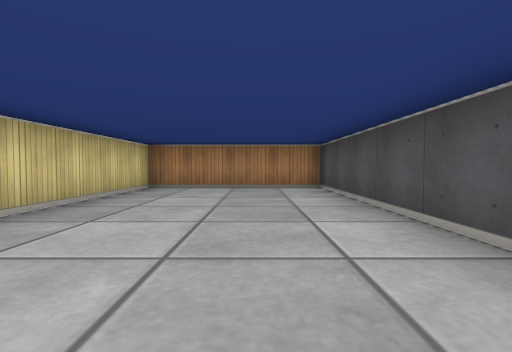
[1] (above)

21 first-person views from a walk through a cub3D level. The camera is about half as high as the walls, tilts 2° down and sees 85° across. The floor is counted in squares. Each view is taken from the middle of a square. On the plan, view 1 faces up. The plan holds only what a view shows up to about 9 squares ahead; the rest is blank.

[2]
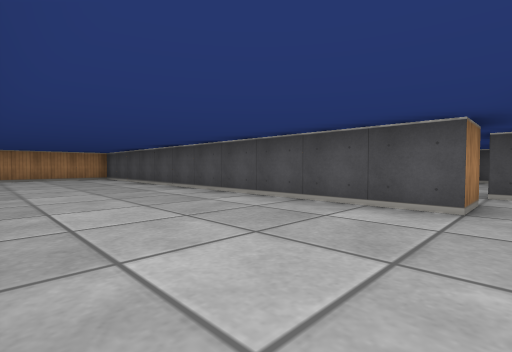

[3]
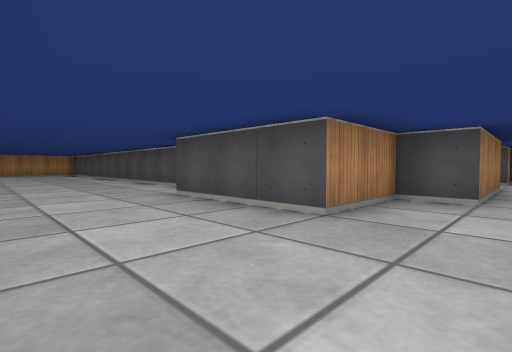

[4]
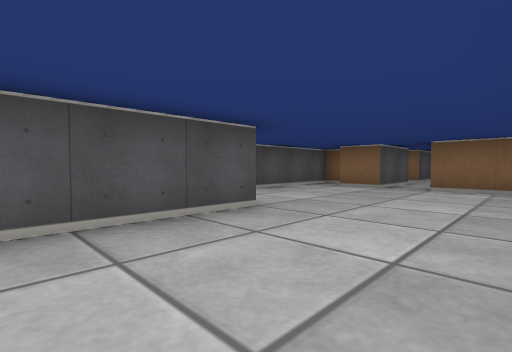

[5]
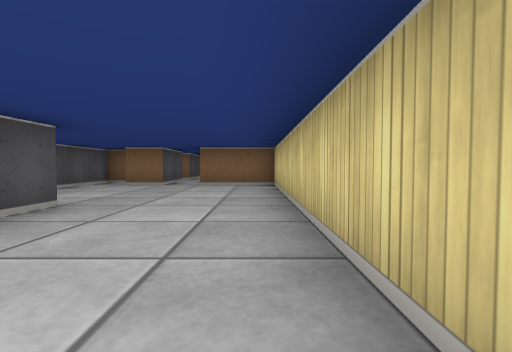

[6]
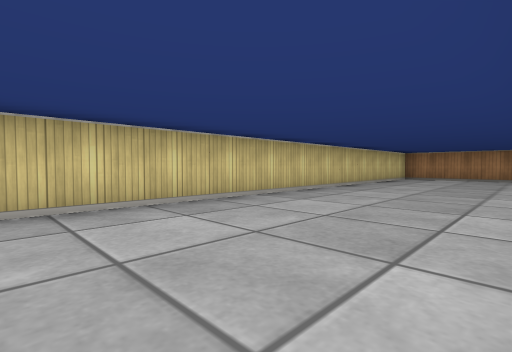

[7]
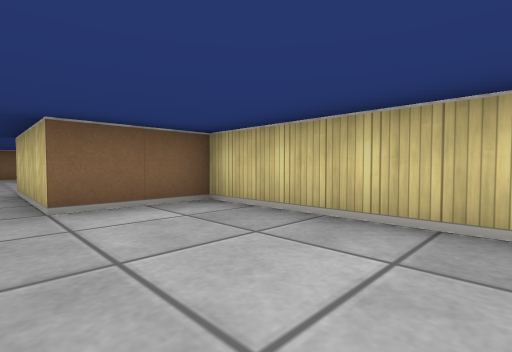

[8]
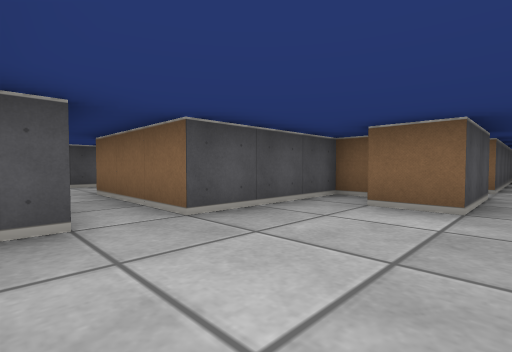

[9]
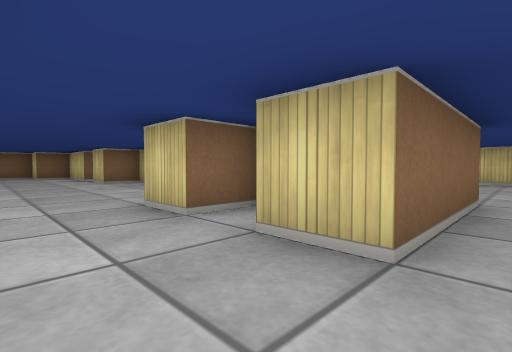

[10]
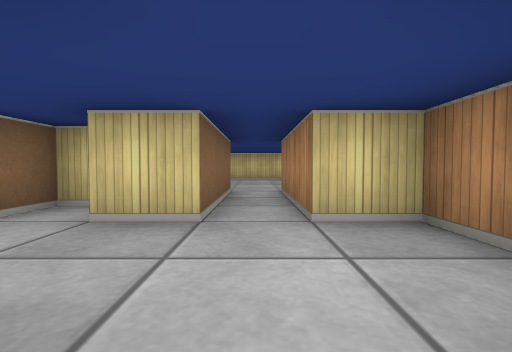

[11]
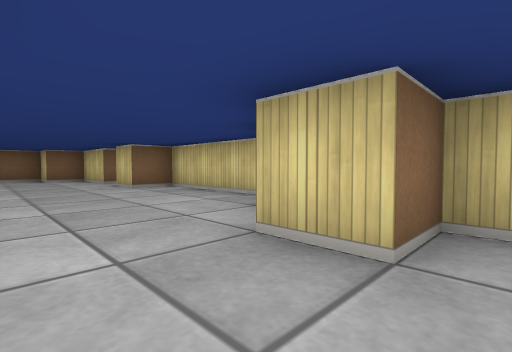

[12]
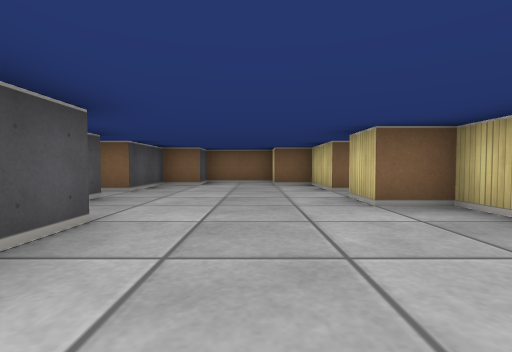

[13]
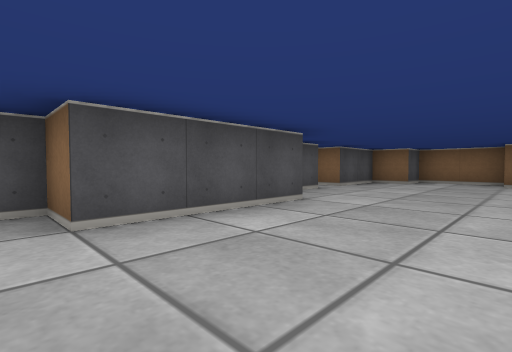

[14]
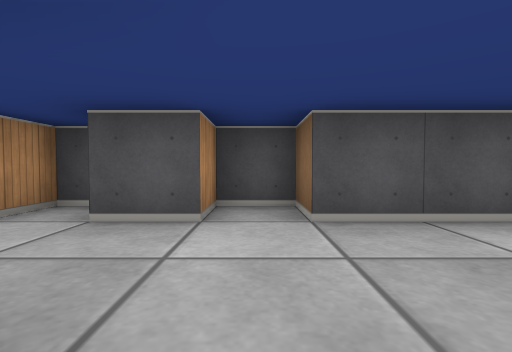

[15]
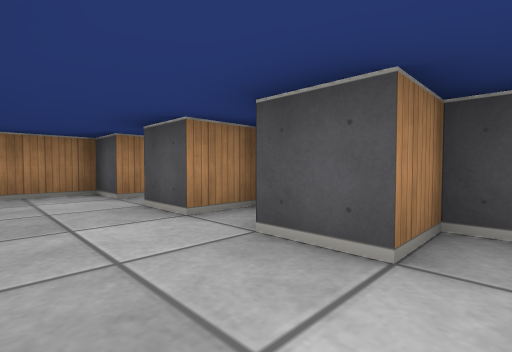

[16]
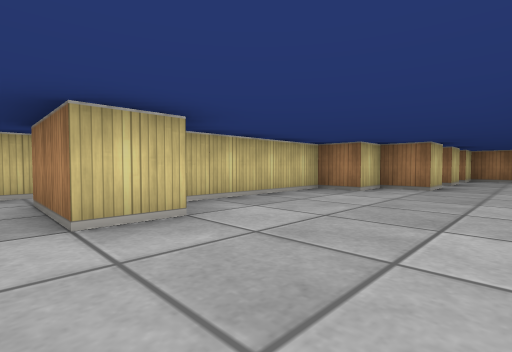

[17]
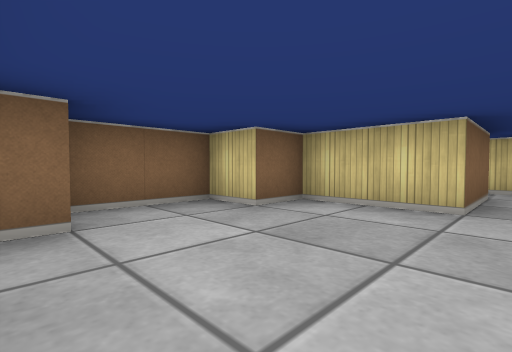

[18]
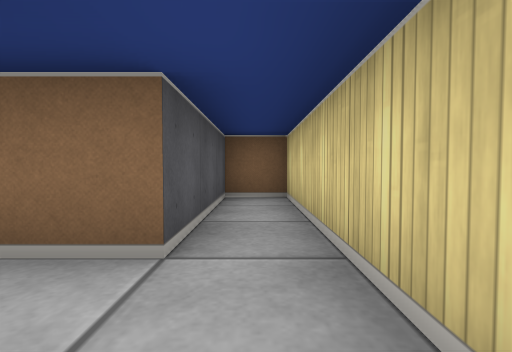

[19]
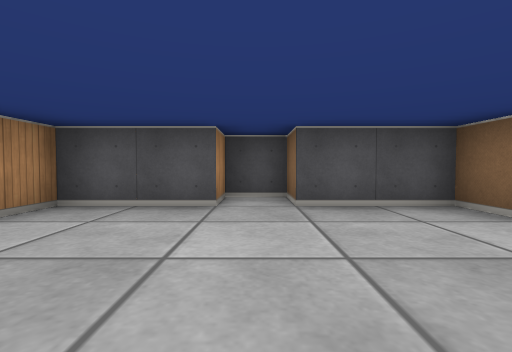

[20]
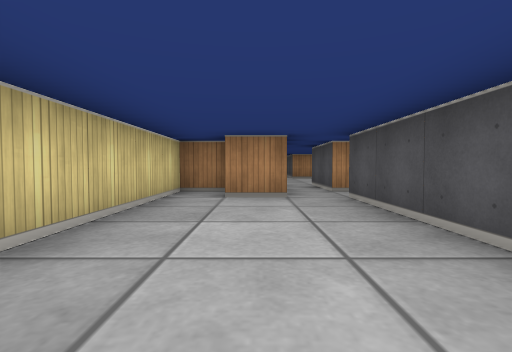

[21]
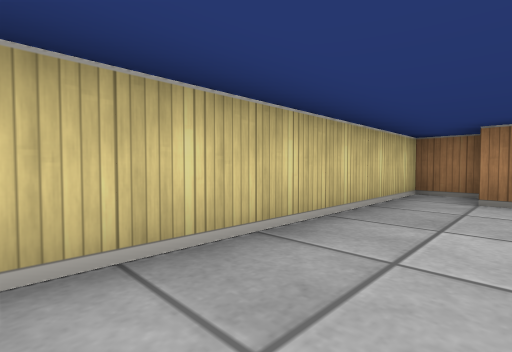

### Floor plan
Points are (right, up) in squares from view 1. A wall is a line through its corners. A room is listed if a view was taken in it or the views show most of it. See-through windows are left out.
Room 1 (views 1, 2, 3, 4, 5, 6, 7, 8)
walls: (2.5, -4.5) (1.5, -4.5) (1.5, 6.5) (-2.5, 6.5) (-2.5, -12.5) (-0.5, -12.5); (5.5, -9.5) (2.5, -9.5) (2.5, -8.5) (0.5, -8.5) (0.5, -5.5); (0.5, -12.5) (1.5, -12.5); (1.9, -13.5) (2.5, -13.5) (2.5, -10.5) (5.5, -10.5)
ways out: opening at (5, -10) to room 2; opening at (0, -12); opening at (2, -5)
Room 2 (views 9, 10)
walls: (8.5, -9.5) (7.5, -9.5) (7.5, -8.5) (5.5, -8.5) (5.5, -9.5)
ways out: opening at (5, -10) to room 1; opening at (6.5, -11) to room 3
Room 3 (view 11)
walls: (4.5, -12) (4.5, -12.5) (5.5, -12.5) (5.5, -13.5); (5.5, -10.5) (5.5, -11.5); (7.5, -13.5) (7.5, -12.5); (8.5, -12) (8.5, -11.5) (7.5, -11.5) (7.5, -10.5)
ways out: opening at (6.5, -11) to room 2; opening at (6.5, -13) to room 4
Room 4 (views 12, 13, 14, 15, 16, 17, 19)
walls: (4.5, -20.5) (4.5, -22.5) (5.5, -22.5) (5.5, -23.5) (7.5, -23.5) (7.5, -22.5) (8.5, -22.5) (8.5, -20.5) (9.5, -20.5) (9.5, -19.5) (8.5, -19.5) (8.5, -17.5) (7.5, -17.5) (7.5, -14.5) (8.5, -14.5) (8.5, -13.5) (7.5, -13.5); (5.5, -13.5) (4.5, -13.5) (4.5, -14.5) (3.5, -14.5) (3.5, -18.5) (4.5, -18.5) (4.5, -19.5)
ways out: opening at (6.5, -13) to room 3; opening at (3.5, -20) to room 5
Room 5 (view 18)
walls: (1.5, -19.4) (1.5, -23.5) (2.5, -23.5) (2.5, -20.5) (4.5, -20.5); (4.5, -19.5) (2.5, -19.5)
ways out: opening at (3.5, -20) to room 4
Room 6 (views 20, 21)
walls: (-1, -20.5) (-0.5, -20.5); (-0.5, -15.5) (-1.5, -15.5); (0.5, -20.2) (0.5, -15.5); (-1.5, -14.5) (-2.5, -14.5) (-2.5, -20)
ways out: opening at (0, -16)

Positions as (right, up) in squares from view 1, and headings:
1: (0, 0), facing up
2: (-2, -5), facing up-right
3: (-2, -10), facing up-right
4: (-2, -6), facing down-right
5: (-2, -5), facing down
6: (1, -5), facing up-left
7: (0, -9), facing down-left
8: (0, -9), facing down-right
9: (7, -10), facing down-left
10: (8, -10), facing left
11: (7, -12), facing down-left
12: (6, -15), facing down
13: (5, -14), facing down-right
14: (5, -14), facing right
15: (6, -14), facing up-right
16: (7, -20), facing up-left
17: (8, -20), facing down-left
18: (2, -19), facing down
19: (5, -20), facing right
20: (-1, -20), facing up
21: (-1, -20), facing up-left
